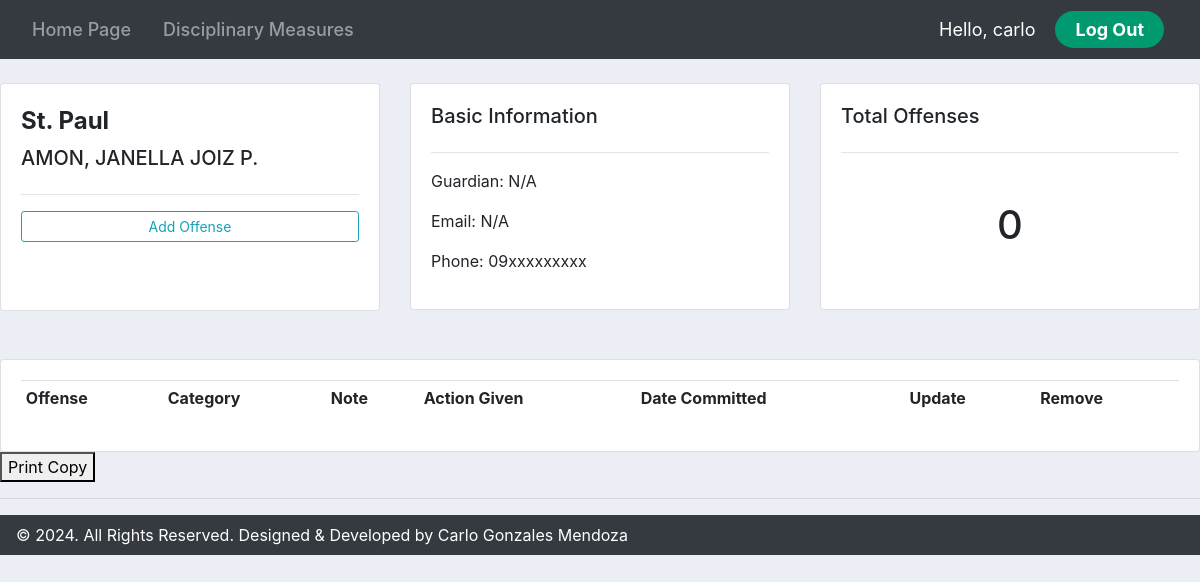
/paulprofile/2/ (signed in), run on the app's committed database.
### accounts/models.py (models this page shows, shortened)
class PaulStudent(models.Model):
    name = models.CharField(max_length=200, null=True)
    phone = models.CharField(max_length=200, null=True)
    email = models.CharField(max_length=200, null=True)
    guardian = models.CharField(max_length=200, null=True)
    date_created = models.DateTimeField(auto_now_add=True, null=True)

### accounts/views.py (the view)
# urls.py: path('paulprofile/<str:pk_test>/', views.paulprofile, name='paulprofile'),
@login_required(login_url='login')
def paulprofile(request, pk_test):
    paulstudents = PaulStudent.objects.get(id=pk_test)
    pauloffenses = paulstudents.pauloffense_set.all()
    offense_count = pauloffenses.count()
    context = {'students': paulstudents, 'offenses': pauloffenses, "offense_count": offense_count,}
    return render(request, 'accounts/paulprofile.html', context)

### accounts/templates/accounts/paulprofile.html (shortened to what this page needs)
{% extends 'accounts/main.html' %}
{% block content %}
<br>
<div class="row">
    <div class="col-md">
        <div class="card card-body">
            <h5 style="font-size: 24px; font-weight: 700; line-height: 34px;">St. Paul</h5>
            <h5>{{students.name}}</h5>
            <hr>
            <a class="btn btn-outline-info  btn-sm btn-block" href="{% url 'paulcreate_offense' students.id %}">Add Offense</a>
            <br><br>
        </div>
    </div>
    <div class="col-md">
        <div class="card card-body">
            <h5>Basic Information</h5>
            <hr>
            <p style="padding: 0.01px">Guardian: {{students.guardian}}</p>
            <p style="padding: 0.01px">Email: {{students.email}}</p>
            <p style="padding: 0.01px">Phone: {{students.phone}}</p>
        </div>
    </div>
    <div class="col-md">
        <div class="card card-body">
            <h5>Total Offenses</h5>
            <hr>
            <h1 style="text-align: center;padding: 32px">{{offense_count}}</h1>
        </div>
    </div>
</div>
<br>
<br>
<div class="row">
    <div class="col-md">
        <div class="card card-body">
            <table class="table table-sm">
                <tr>
                    <th>Offense</th>
                    <th>Category</th>
                    <th>Note</th>
                    <th>Action Given</th>
                    <th>Date Committed</th>
                    <th>Update</th>
                    <th>Remove</th>
                </tr>
            </table>
        </div>
    </div>
</div>
<button onclick="window.print()">Print Copy</button>
{% endblock %}

### accounts/templates/accounts/navbar.html (shortened to what this page needs)
{% load static %}
<nav class="navbar navbar-expand-lg navbar-dark bg-dark">
    <div class="collapse navbar-collapse" id="navbarNav">
      <ul class="navbar-nav justify-content-center flex-grow-1 pe-3">
        <li class="nav-item">
          <a class="nav-link mx-lg-2" href="{% url 'homepage' %}">Home Page</a>
        </li>
        <li class="nav-item">
          <a class="nav-link mx-lg-2" href="{% url 'products' %}">Disciplinary Measures</a>
        </li>
      </ul>
    </div>
    <span class="hello-msg">Hello, {{request.user}}</span>
    <span ><a class="hello-log" href="{% url 'logout' %}">Log Out</a></span>
  </nav>

### static/css/main.css (style rules this page uses)
body { background-color: #ebeff5; }

### accounts/templates/accounts/navbar.html (style rules this page uses)
.hello-msg { font-size: 18px; color: #fff; margin-right: 20px; }
.hello-log { margin-right: 20px; background-color: #009970; color: #fff; font-size: 18px; padding: 8px 20px; border-radius: 50px; text-decoration: none; transition: 0.3s; font-weight: 700; }
.nav-link { font-size: 18px; color: #ffffff; font-weight: 500; position: relative; }
.nav-link::before { content: ""; position: absolute; bottom: 0; left: 50%; transform: translateX(-50%); width: 0%; height: 2px; background-color: #009970; visibility: hidden; transition: 0.3s ease-in-out; }

### data on the page
PaulStudent: name "AMON, JANELLA JOIZ P.", guardian "N/A", email "N/A", phone "09xxxxxxxxx"

### other printed values
{{ request.user }} "carlo"
{{ offense_count }} "0"
